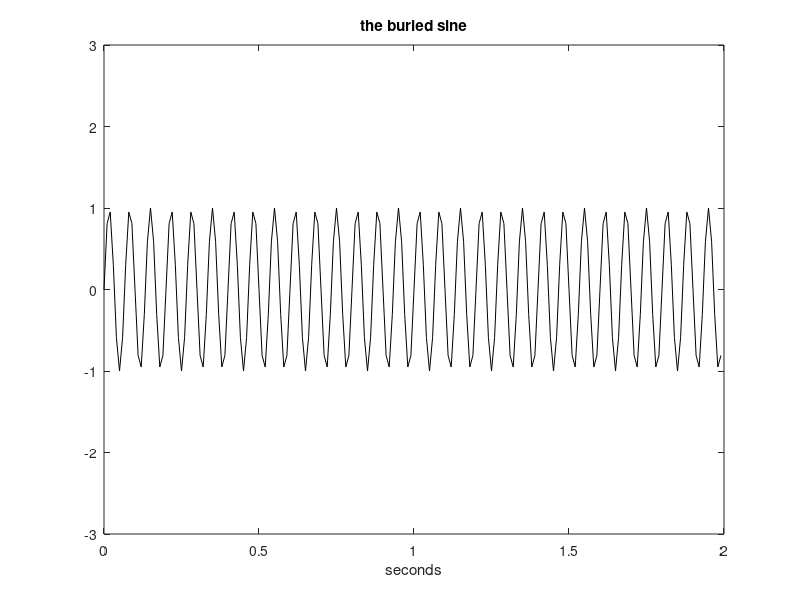

Write the MATLAB code that produced this figure.
% The buried sine
fs=100; %sampling frequency in Hz
tiv=1/fs; %time interval between samples;
t=0:tiv:(2-tiv); %time intervals set (200 values)
N=length(t); %number of data points
yr=randn(N,1); %random signal data set
ys=sin(15*2*pi*t); %sinusoidal signal (15 Hz)
y=ys+yr'; %the signal+noise
plot(t,ys,'k'); %plots buried sine
axis([0 2 -3 3]);
xlabel('seconds'); title('the buried sine');
